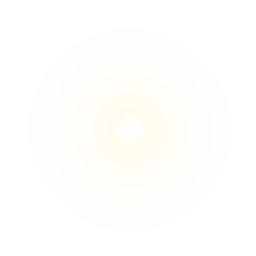
#> input picture assets/glow.png, 64 x 64 px (shown 4 times larger)
$ python watermark.py ../assets/glow.png ../assets/glow.png out.png
#> lines starting #> are read from the running program, lines starting #| are printed output that depends on the picture
"""
watermark.py
Genera una pegatina PNG transparente (logo + nombre del tema) pequeña y
discreta, para quemarla en la esquina superior izquierda de los vídeos con
ffmpeg. Se renderiza con PIL (igual que thumbnail_template.py) en vez de
con el filtro `drawtext` de ffmpeg, para no depender del escapado de texto
de ffmpeg (frágil con acentos, comillas, dos puntos...).

Se coloca siempre arriba a la izquierda a propósito:
  - la letra sincronizada y la barra de forma de onda ocupan la franja
    inferior, casi a todo lo ancho -> abajo está descartado.
  - el watermark nativo de canal de YouTube (logo, automático en los
    vídeos largos vía la API, ver src/youtube_watermark.py) aparece
    arriba a la derecha -> para no pisarlo, el nuestro va a la izquierda.
"""

import os
import subprocess
import tempfile
from pathlib import Path

import numpy as np
from PIL import Image, ImageDraw, ImageFont

from src.color_match import _get_video_duration

DEFAULT_FONT = str(Path(__file__).resolve().parent.parent / "assets" / "fonts" / "Jura-Medium.ttf")


def _strip_checkerboard_background(
    img: Image.Image, min_coverage: float = 0.35, gray_tolerance: int = 10,
    cluster_tolerance: int = 20, quantize_step: int = 8,
) -> Image.Image:
    """
    Algunas herramientas "queman" el patrón de cuadrícula de transparencia
    como píxeles reales de la imagen en vez de guardar transparencia de
    verdad. Detecta ese patrón — dos colores NEUTROS (grises, blanco o
    negro: R≈G≈B en cada uno, no coloreados) que dominan la imagen a
    partes casi iguales, como corresponde a un tablero de cuadros que
    alterna dos tonos — y los vuelve transparentes.

    Importante: los dos colores del tablero suelen tener bastante
    contraste ENTRE SÍ (ej. gris claro y blanco) — lo que los distingue
    del contenido real del logo no es que sean parecidos entre ellos,
    sino que cada uno es neutro/sin color y que juntos cubren gran parte
    de la imagen a partes iguales. Si la imagen no tiene esa firma clara
    (ej. ya tenía transparencia real, o el fondo no es un tablero de
    cuadros), la deja tal cual — mejor no tocar nada que arriesgarse a
    borrar parte del logo real por error.

    Un archivo real (sobre todo si pasó por JPG o por cualquier
    reescalado/compresión) casi nunca tiene los dos tonos del tablero
    como colores planos exactos — la compresión los dispersa en cientos
    de tonos casi iguales. Cuadricular por `quantize_step` reduce esos
    tonos a un puñado de valores, pero un mismo tono real puede caer
    partido en dos cuadrículas contiguas (ej. 251 y 253 con paso 8 caen
    en cubos distintos) — por eso, tras cuadricular, se agrupan además
    por cercanía real (`cluster_tolerance`): se toma el tono más
    frecuente, se suman a él todos los tonos a menos de esa distancia, y
    se repite con el resto, así el recuento total por tono no depende de
    en qué lado del corte de la cuadrícula cayó cada píxel.
    """
#> called with min_coverage = 0.35, gray_tolerance = 10, cluster_tolerance = 20, quantize_step = 8
    rgba = img.convert("RGBA")
#> rgba is the input picture: PIL image 64x64 RGBA; mean R, G, B, A 158.9, 155.9, 143.6, 22.6
    rgb = np.array(rgba.convert("RGB")).reshape(-1, 3).astype(int)

    quantized = (rgb // quantize_step) * quantize_step + quantize_step // 2
    q_colors, q_counts = np.unique(quantized, axis=0, return_counts=True)
#> q_colors = 48 rows, first 8: [4, 4, 4], [12, 12, 12], [20, 20, 12], [20, 20, 20], [28, 28, 20], [28, 28, 28], [36, 36, 28], [44, 36, 36]; q_counts = 48 values, max 1996 at index 44, min 4 at index 22, mean 85.33

    def _is_neutral(color) -> bool:
        return int(color.max()) - int(color.min()) <= gray_tolerance

    neutral_mask = np.array([_is_neutral(c) for c in q_colors])
    q_colors, q_counts = q_colors[neutral_mask], q_counts[neutral_mask]
#> q_colors = 22 rows, first 8: [4, 4, 4], [12, 12, 12], [20, 20, 12], [20, 20, 20], [28, 28, 20], [28, 28, 28], [36, 36, 28], [44, 36, 36]; q_counts = 22 values, max 1139 at index 0, min 4 at index 19, mean 71.27
    if len(q_colors) < 1:
        return rgba

    order = np.argsort(-q_counts)
#> order = 22 values, max 21 at index 9, min 0 at index 0, mean 10.5
    q_colors, q_counts = q_colors[order], q_counts[order]
#> q_colors = 22 rows, first 8: [4, 4, 4], [12, 12, 12], [28, 28, 20], [44, 44, 44], [84, 84, 76], [28, 28, 28], [20, 20, 20], [92, 92, 84]; q_counts = 22 values, max 1139 at index 0, min 4 at index 21, mean 71.27

    clusters = []  # (color_representativo, recuento_total)
    used = np.zeros(len(q_colors), dtype=bool)
    for i in range(len(q_colors)):
        if used[i] or len(clusters) >= 2:
            break
        center = q_colors[i]
        near = (~used) & (np.abs(q_colors - center).max(axis=1) <= cluster_tolerance)
        clusters.append((center, int(q_counts[near].sum())))
        used |= near
#> this loop made 2 passes
#> after the loop, clusters = [([4, 4, 4], 1227)]

    if len(clusters) < 2:
        return rgba

    (top_color, top_count), (second_color, second_count) = clusters[0], clusters[1]
    total_px = rgb.shape[0]

    coverage = (top_count + second_count) / total_px
    balance = min(top_count, second_count) / max(top_count, second_count)

    is_checkerboard = coverage >= min_coverage and balance >= 0.7
    if not is_checkerboard:
        return rgba

    arr = np.array(rgba)
    for color in (top_color, second_color):
        match = (np.abs(rgb - color).max(axis=1) <= cluster_tolerance).reshape(arr.shape[:2])
        arr[match, 3] = 0

    return Image.fromarray(arr, "RGBA")

# Zona de la esquina superior izquierda donde se coloca la pegatina, como
# fracción del ancho/alto del vídeo — más generosa que el tamaño real de la
# pegatina a propósito, para que el brillo medido sea representativo aunque
# la escena se mueva un poco durante el Short.
WATERMARK_REGION_RATIO = (0.35, 0.20)


def make_watermark_sticker(
    out_path: str,
    track_title: str = None,
    logo_path: str = None,
    height_px: int = 90,
    opacity: float = 0.65,
    font_path: str = DEFAULT_FONT,
    gap_px: int = 14,
) -> str:
    """
    Genera una pegatina RGBA de altura `height_px` con el logo (si se
    pasa `logo_path`, un PNG con transparencia) seguido del nombre del
    tema (si se pasa `track_title`), en blanco con borde negro fino para
    que se lea sobre cualquier fondo. Al menos uno de los dos tiene que
    venir. La opacidad se aplica al conjunto (logo + texto) para que sea
    discreta, "nada llamativa".
    """
    if not track_title and not logo_path:
        raise ValueError("Hace falta track_title, logo_path, o ambos.")

    logo_img = None
    logo_w = 0
    if logo_path:
        logo_img = _strip_checkerboard_background(Image.open(logo_path))
        aspect = logo_img.width / logo_img.height
#> aspect = 1
        logo_w = round(height_px * aspect)
#> logo_w = 90
        logo_img = logo_img.resize((logo_w, height_px), Image.LANCZOS)

    font = ImageFont.truetype(font_path, round(height_px * 0.55)) if track_title else None
    text_w = 0
    text_bbox = None
    if track_title:
        measure_img = Image.new("RGBA", (10, 10))
        measure_draw = ImageDraw.Draw(measure_img)
        text_bbox = measure_draw.textbbox((0, 0), track_title, font=font, stroke_width=2)
        text_w = text_bbox[2] - text_bbox[0]

    gap = gap_px if (logo_img and track_title) else 0
#> gap = 14
    canvas_w = logo_w + gap + text_w
#> canvas_w = 556
    canvas = Image.new("RGBA", (max(canvas_w, 1), height_px), (0, 0, 0, 0))
#> canvas: PIL image 556x90 RGBA; every value is 0

    if logo_img:
        canvas.alpha_composite(logo_img, (0, 0))

    if track_title:
        draw = ImageDraw.Draw(canvas)
        text_h = text_bbox[3] - text_bbox[1]
        x = logo_w + gap - text_bbox[0]
#> x = 106
        y = (height_px - text_h) / 2 - text_bbox[1]
        draw.text(
            (x, y), track_title, font=font, fill=(255, 255, 255, 255),
            stroke_width=2, stroke_fill=(0, 0, 0, 255),
        )

    if opacity < 1.0:
        r, g, b, a = canvas.split()
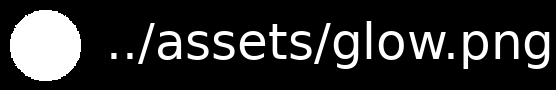
#> r: PIL image 556x90 L; min 0, max 255, mean 44.2
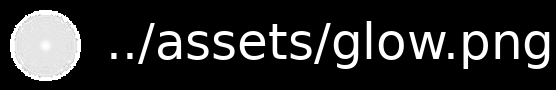
#> b: PIL image 556x90 L; min 0, max 255, mean 42.6
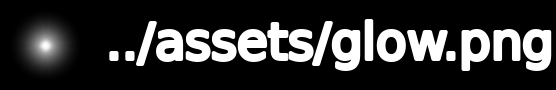
#> a: PIL image 556x90 L; min 0, max 255, mean 51.5
        a = a.point(lambda v: round(v * opacity))
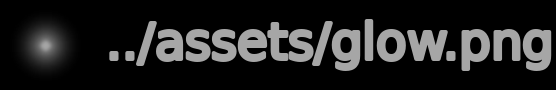
#> a: PIL image 556x90 L; min 0, max 166, mean 33.5
        canvas = Image.merge("RGBA", (r, g, b, a))
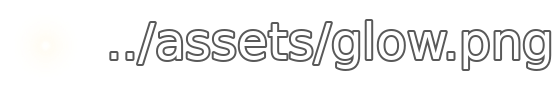
#> canvas: PIL image 556x90 RGBA; mean R, G, B, A 44.2, 44, 42.6, 33.5; transparent parts drawn white

    Path(out_path).parent.mkdir(parents=True, exist_ok=True)
    canvas.save(out_path)
    return out_path


# [61 lines left out: functions _corner_brightness, pick_logo_variant, watermark_overlay_filter, not called in this run]


if __name__ == "__main__":
    import sys

    title = sys.argv[1] if len(sys.argv) > 1 else "Nombre del tema"
    logo = sys.argv[2] if len(sys.argv) > 2 else None
    out = sys.argv[3] if len(sys.argv) > 3 else "watermark_preview.png"
    make_watermark_sticker(out, track_title=title, logo_path=logo)
    print(f"Generada: {out}")
